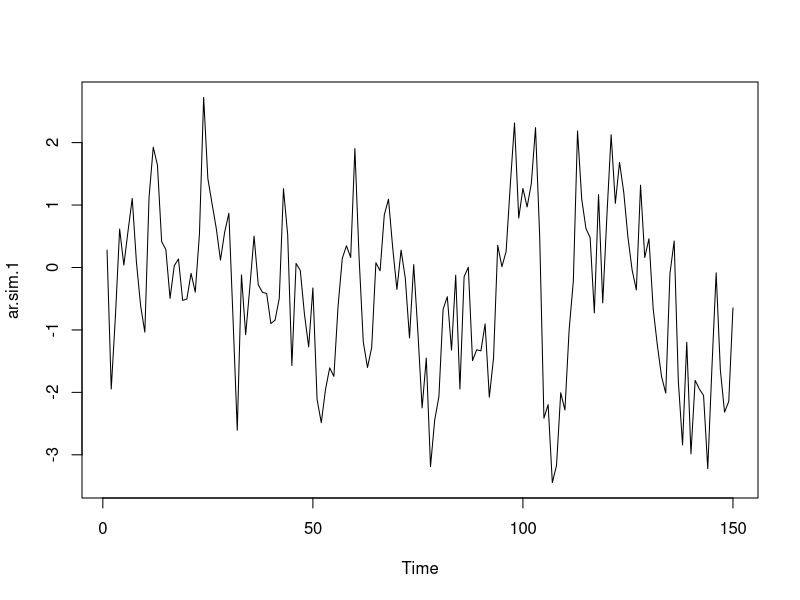
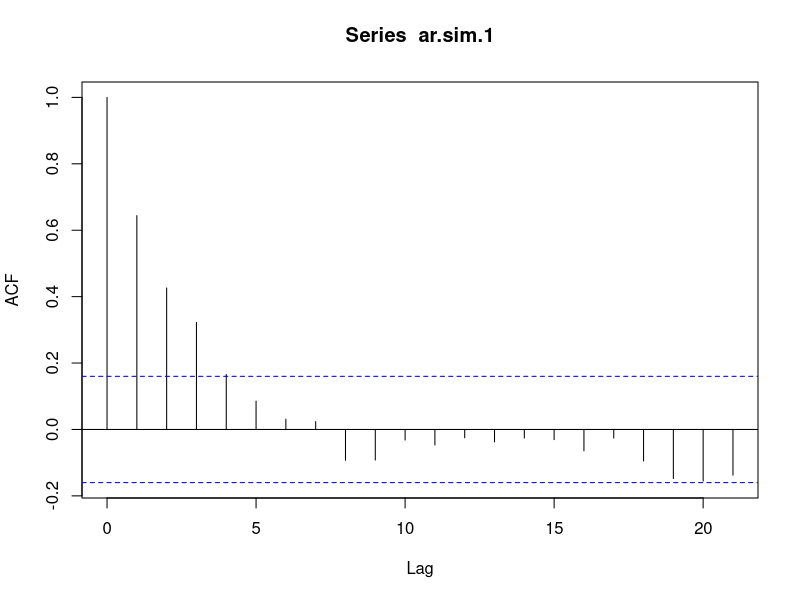
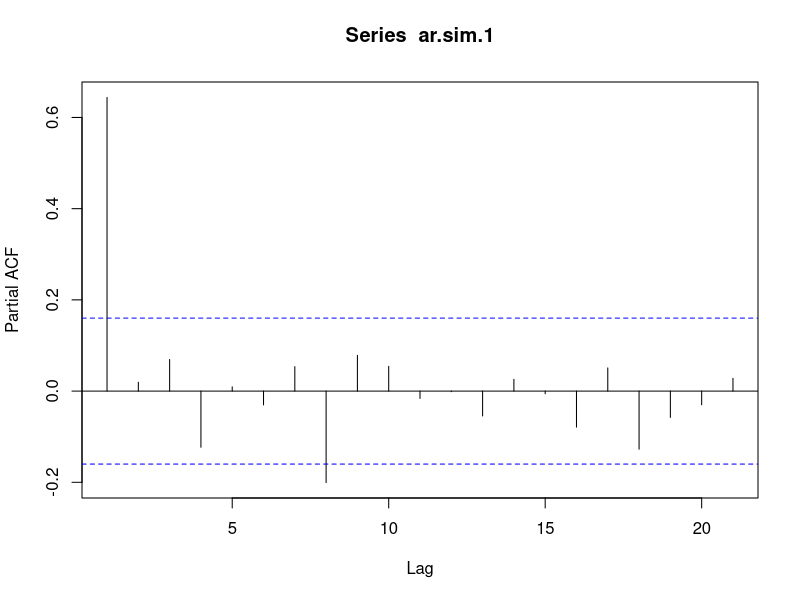
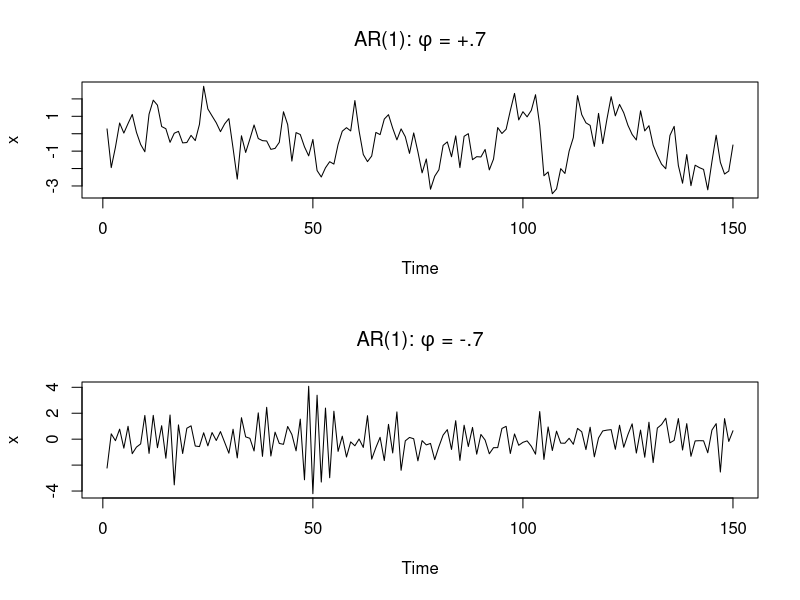
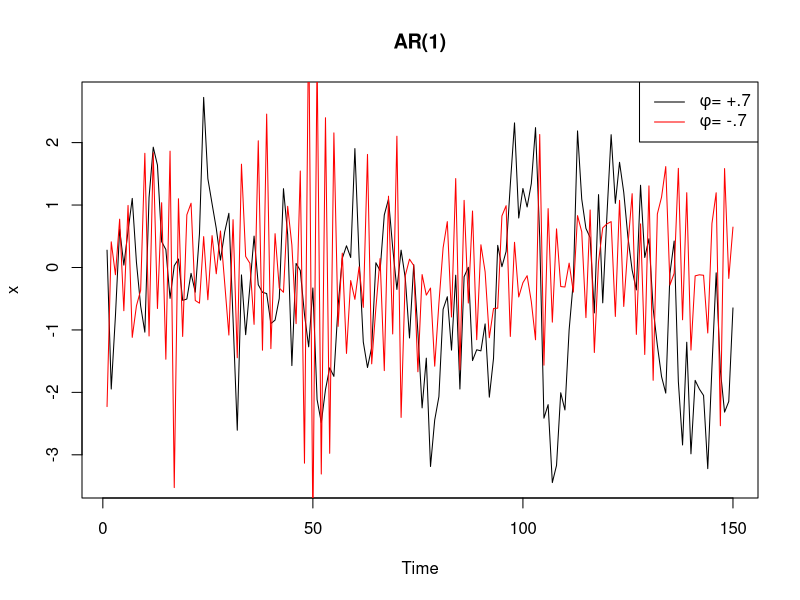
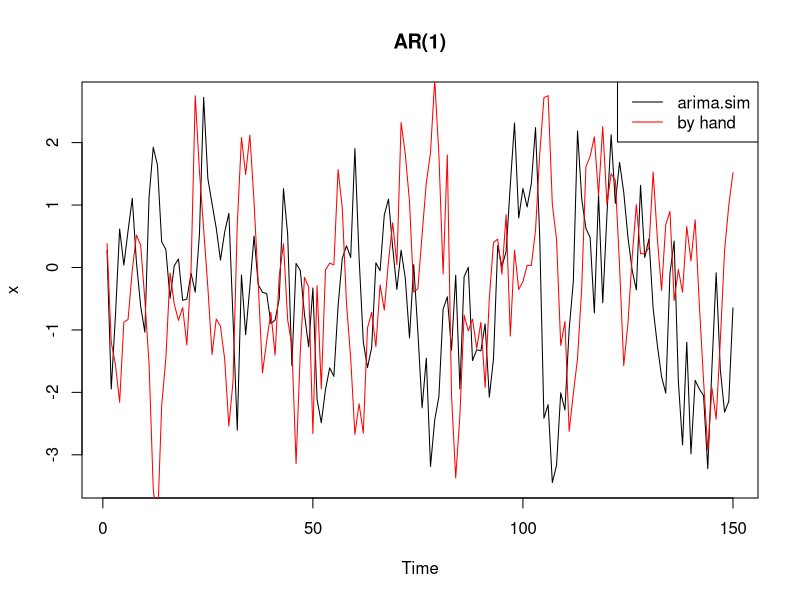
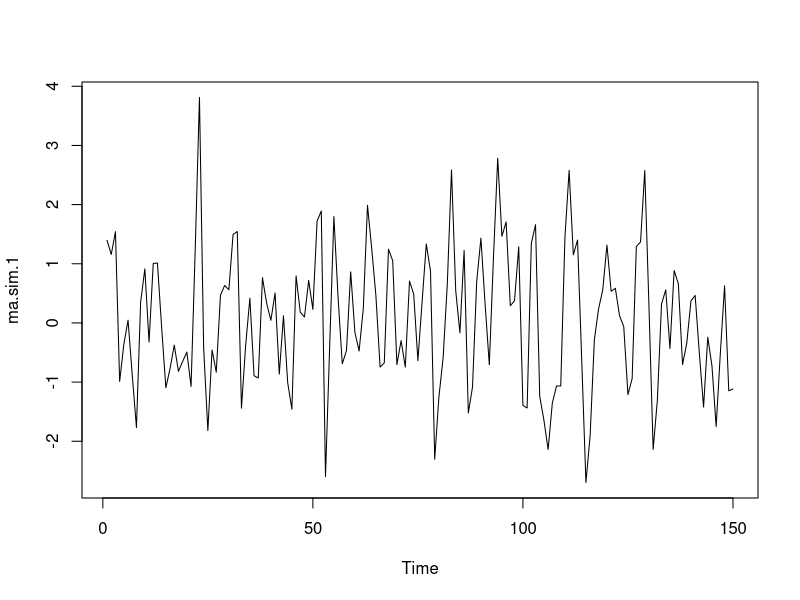
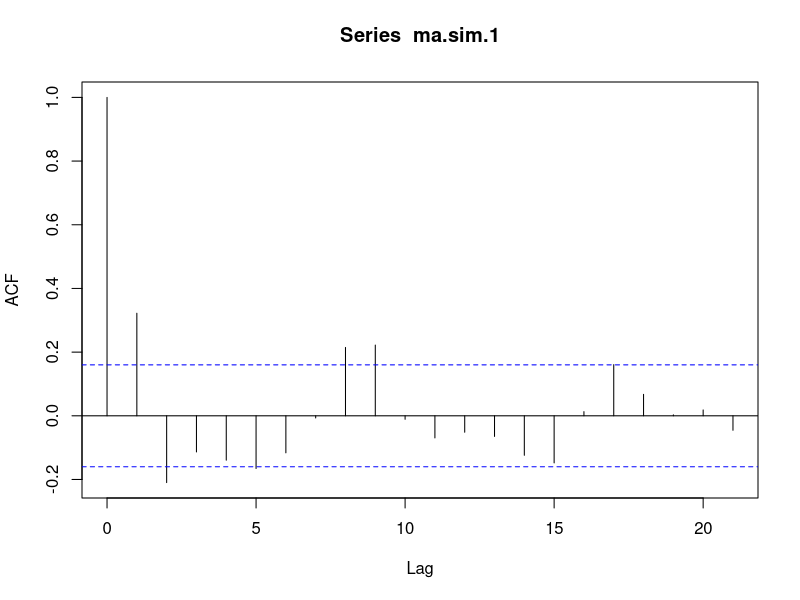

Here is the R script that generated these plots, in order:
###################################
# Author: Megan Gelsinger
# Date: 2/1/19
# Title: STSCI 4550 Lab Session 2 
###################################

# In this lab session, we are going to learn how to simulate from AR and MA time series.
# We have two options for simulating time series - use a built-in function or create our own.
# We will cover both options today in lab, since you will be responsible for both on HW2. 

### AR Processes ###
## Option 1: Use a Built-In Function ##
# Our book introduces the function "arima.sim".  What is the function, where is it located,
# what are the arguments, and what does it return?
?arima.sim 

# Now that we know how to use the function, let's run a simulation.
# Make sure to always start any simulation by setting the seed!
# This guarantees both you and anyone using your code will get the same results every time.
set.seed(4550) 
ar.sim.1 <- arima.sim(list(order = c(1, 0, 0), ar = 0.7), n = 150, sd = 1) 

# What does this time series and its (auto)correlation structure look like?
plot(ar.sim.1)  
acf(ar.sim.1) 
pacf(ar.sim.1) 

# Let's investigate a negative coefficient value in our AR(1) process
set.seed(5550) 
ar.sim.2 <- arima.sim(list(order = c(1, 0, 0), ar = -0.7), n = 150, sd = 1) 

# Compare plots of the two...
# in side-by-side-plots...
par(mfrow = c(2, 1)) 
plot(ar.sim.1, ylab = "x", main = (expression("AR(1): "*phi*" = +.7"))) 
plot(ar.sim.2, ylab = "x", main = (expression("AR(1): "*phi*" = -.7")))
# or in the same plot. (Hint: HW)
par(mfrow = c(1,1))
plot(ar.sim.1, ylab = "x", main = "AR(1)")
lines(ar.sim.2, col = "red")
legend("topright", legend = c(expression(phi*"= +.7"), (expression(phi*"= -.7"))), col = c("black", "red"), lty = 1)


## Option 2: Create Our Own Simulation By Hand ##
# We know the model equation for an AR(p) process, which means we can generate/simulate
# it on our own.  This helps reinforce what goes on in AR processes.
# First, we need to set our seed.
set.seed(6550)
# Next, we need to get the necessary values/vectors set.
w <- rnorm(n = 150) 
x <- vector(length = 150) 
x[1] <- rnorm(n = 1) 
# Now, we simulate our AR(1) process and update our x vector (our time series)
for(t in 2:150){ 
  x[t] <- 0.7 * x[t-1] + w[t]
}
# That's it! We have simulated an AR(1) process by hand!

# Let's look at the plot and compare it to ar.sim.1
par(mfrow = c(1,1))
plot(ar.sim.1, ylab = "x", main = "AR(1)")
lines(x, col = "red")
legend("topright", legend = c("arima.sim", "by hand"), col = c("black", "red"), lty = 1)  

# What if we wanted to simulate multiple, say 100, AR(1) time series.  
# How would we need to modify our code (option 1 and option 2)? (Hint: HW)
# For option 1:
set.seed(4550)
sim.ts.ar <- matrix(nrow = 150, ncol = 100) 
for (s in 1:100){
  sim.ts.ar[, s] <- arima.sim(list(order = c(1, 0, 0), ar = 0.7), n = 150, sd = 1) 
}
# For option 2: Think about it!
# For different phi values: Think about it! (Hint: HW)


### MA Processes ###
## Option 1: Use a Built-In Function ##
ma.sim.1 <- arima.sim(list(order = c(0, 0, 1), ma = 0.7), n = 150, sd = 1) 

# What does this time series and its (auto)correlation structure look like?
plot(ma.sim.1)  
acf(ma.sim.1) 
pacf(ma.sim.1)

# Let's investigate a negative coefficient value in our AR(1) process
set.seed(5550) 
ma.sim.2 <- arima.sim(list(order = c(0, 0, 1), ma = -0.7), n = 150, sd = 1) 

# Compare plots of the two in side-by-side-plots
par(mfrow = c(2, 1)) 
plot(ma.sim.1, ylab = "x", main = (expression("MA(1): "*theta*" = +.7"))) 
plot(ma.sim.2, ylab = "x", main = (expression("MA(1): "*theta*" = -.7")))

## Option 2: Create Our Own Simulation By Hand ##
# This is a homework problem! #

### BONUS: Explosive AR model ###
# Why do we require |phi| < 1? What happes if |phi| >= 1?
# Let's adapt our simulation study to see
set.seed(6550)

w <- rnorm(n = 150) 
x <- vector(length = 150) 
x[1] <- rnorm(n = 1) 
phi <- 1 

for(t in 2:150){ 
  x[t] <- phi * x[t-1] + w[t]
}

par(mfrow = c(2,1))
# Stationary AR(1) process
plot(ar.sim.1, ylab = "x", main = (expression("AR(1): "*phi*" = +.7"))) 
# Explosive (non-stationary) AR (1) process
plot(ts(x), ylab = "x", main = paste("AR(1): ",expression(phi),"=", phi))

